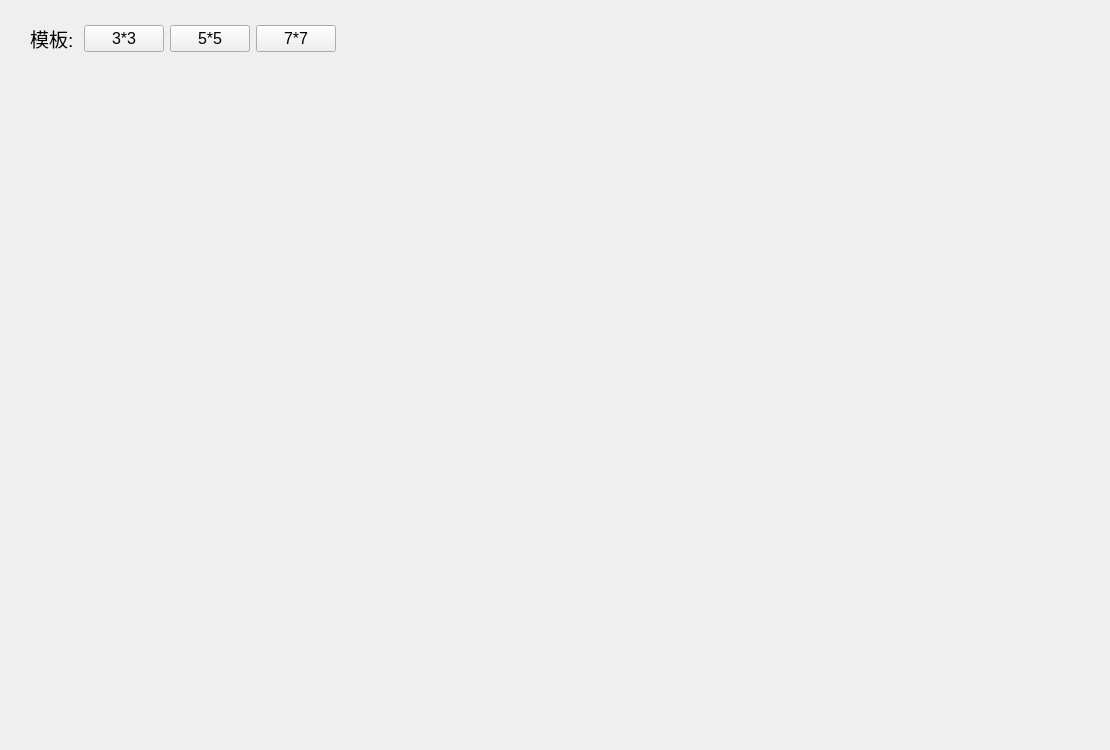
      <widget class="QWidget" name="average_trans">
       <attribute name="title">
        <string>均值</string>
       </attribute>
       <widget class="QCustomPlot" name="average_paint" native="true">
        <property name="geometry">
         <rect>
          <x>570</x>
          <y>70</y>
          <width>531</width>
          <height>671</height>
         </rect>
        </property>
       </widget>
       <widget class="mywidget" name="average_page" native="true">
        <property name="geometry">
         <rect>
          <x>30</x>
          <y>70</y>
          <width>531</width>
          <height>671</height>
         </rect>
        </property>
        <property name="contextMenuPolicy">
         <enum>Qt::ActionsContextMenu</enum>
        </property>
       </widget>
       <widget class="QWidget" name="layoutWidget">
        <property name="geometry">
         <rect>
          <x>30</x>
          <y>20</y>
          <width>306</width>
          <height>37</height>
         </rect>
        </property>
        <layout class="QHBoxLayout" name="horizontalLayout_8">
         <item>
          <widget class="QLabel" name="average_mode">
           <property name="font">
            <font>
             <pointsize>14</pointsize>
            </font>
           </property>
           <property name="text">
            <string>模板:</string>
           </property>
          </widget>
         </item>
         <item>
          <layout class="QHBoxLayout" name="horizontalLayout_5">
           <item>
            <widget class="QPushButton" name="averageType1">
             <property name="font">
              <font>
               <pointsize>12</pointsize>
              </font>
             </property>
             <property name="text">
              <string>3*3</string>
             </property>
            </widget>
           </item>
           <item>
            <widget class="QPushButton" name="averageType2">
             <property name="font">
              <font>
               <pointsize>12</pointsize>
              </font>
             </property>
             <property name="text">
              <string>5*5</string>
             </property>
            </widget>
           </item>
           <item>
            <widget class="QPushButton" name="averageType3">
             <property name="font">
              <font>
               <pointsize>12</pointsize>
              </font>
             </property>
             <property name="text">
              <string>7*7</string>
             </property>
            </widget>
           </item>
          </layout>
         </item>
        </layout>
       </widget>
      </widget>
